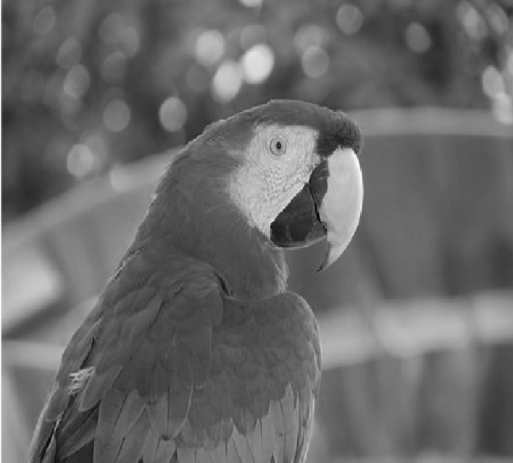
#> input picture parrot.PNG, 513 x 463 px
$ python assignment.py
#> lines starting #> are read from the running program, lines starting #| are printed output that depends on the picture
# -*- coding: utf-8 -*-
"""
Created on Fri May 14 01:42:02 2021

@author: akamel
"""

from scipy import fft
import matplotlib.pyplot as plt
import numpy as np
from skimage.io import imread

def get_fft_shift(im):
    im_fft = fft.fft2((im).astype(float))
    return fft.fftshift( im_fft )

def plot_image(cell, im):
    plt.subplot(4,3,cell), plt.imshow(im, cmap='gray'), plt.axis('off')

def plot_freq(cell, freq):
    plt.subplot(4,3,cell), plt.imshow( (20*np.log10( 0.1 + freq)).astype(int), cmap=plt.cm.gray)

# Original image
plt.figure(figsize=(15,10))
im = np.mean(imread("parrot.PNG"), axis=2) / 255
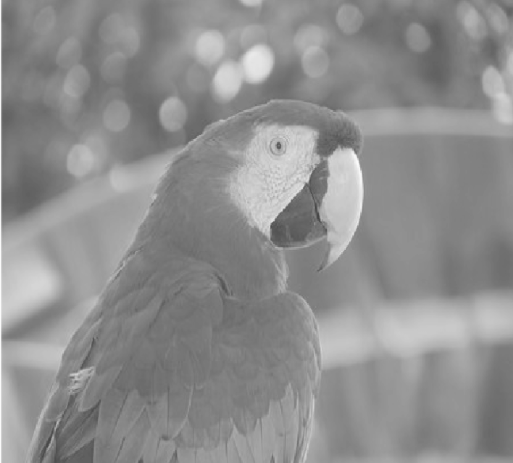
#> im: shape (463, 513) float64; min 0.271, max 0.991, mean 0.56
print(im.shape)
#| (463, 513)
plot_image(1, im)
plt.title('Original Image')

# Get original image in frequency domain
im_fft_shift = get_fft_shift(im)
plot_freq(3, im_fft_shift)
plt.title('Original Image Spectrum')

# Add periodic noise to the image
im_noisy = np.copy(im)
for n in range(im.shape[1]):
    im_noisy[:, n] += np.cos(0.1*np.pi*n)
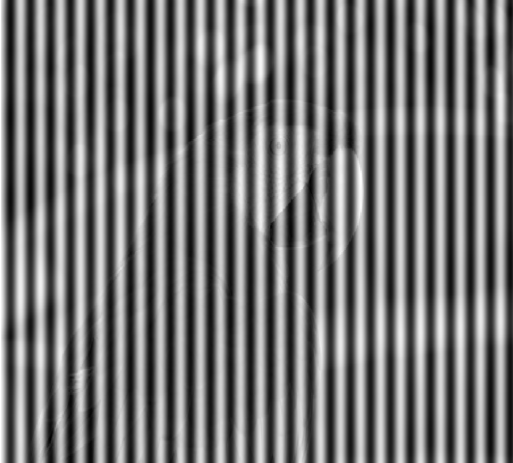
#> im_noisy: shape (463, 513) float64; min -0.709, max 1.98, mean 0.557; drawn with min black and max white

plot_image(4, im_noisy)
plt.title('Image after adding Periodic Noise')

# Noisy image in frequency domain
im_noisy_fft_shift = get_fft_shift(im_noisy)
plot_freq(6, im_noisy_fft_shift)
plt.title('Noisy Image Spectrum')

plot_freq(8, im_noisy_fft_shift - im_fft_shift)
plt.title('Diff between Noisy and Original Spectrum')

im_recovered_fft_shift = np.copy(im_noisy_fft_shift)

# Remove the periodic noisy as seen in the image
limit = 1
print(im_recovered_fft_shift.shape)
#| (463, 513)
for i in range(im_recovered_fft_shift.shape[0]):
    for j in range(im_recovered_fft_shift.shape[1]):
        if i > im_recovered_fft_shift.shape[0]/2-limit and i < im_recovered_fft_shift.shape[0]/2+limit:
            im_recovered_fft_shift[i][j] = 0

# Retrieve original image
im_fft_restored = fft.ifftshift(im_recovered_fft_shift)
im_restored = np.real(fft.ifft2(im_fft_restored))
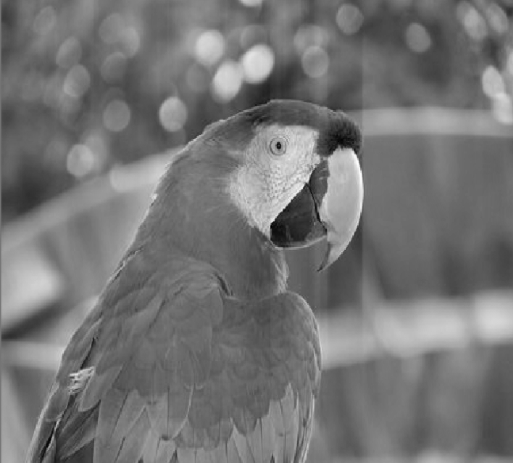
#> im_restored: shape (463, 513) float64; min -0.29, max 0.342, mean -1.08e-18; drawn with min black and max white
plot_image(10, im_restored)
plt.title('Recovered Image')

plot_freq(12, im_recovered_fft_shift)
plt.title('Recovered Image Spectrum')

plt.tight_layout()
plt.show()
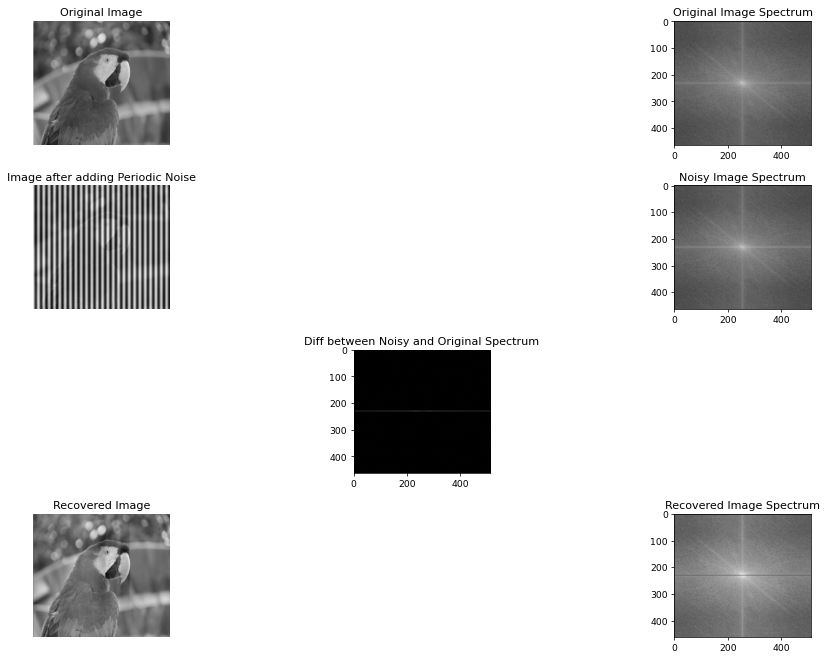
#> figure drawn by matplotlib, 7 panels
